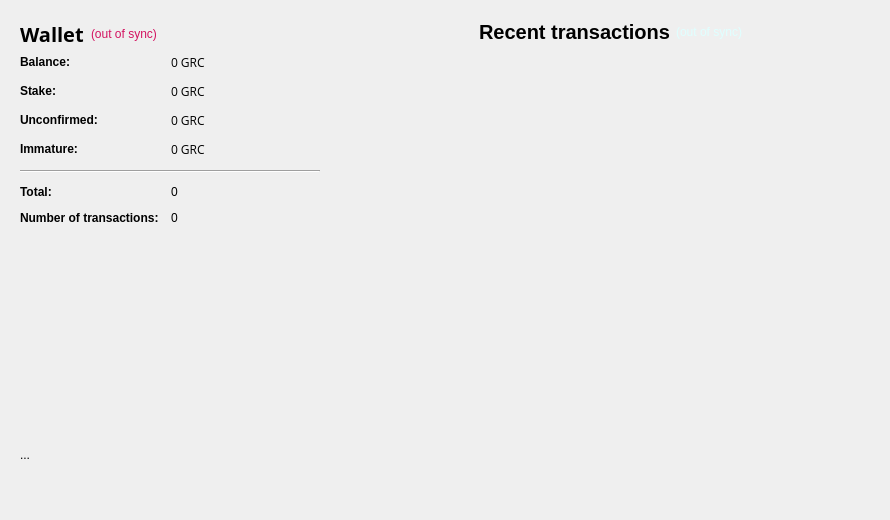
<?xml version="1.0" encoding="UTF-8"?>
<ui version="4.0">
 <class>OverviewPage</class>
 <widget class="QWidget" name="OverviewPage">
  <property name="geometry">
   <rect>
    <x>0</x>
    <y>0</y>
    <width>969</width>
    <height>520</height>
   </rect>
  </property>
  <property name="sizePolicy">
   <sizepolicy hsizetype="Minimum" vsizetype="Preferred">
    <horstretch>0</horstretch>
    <verstretch>0</verstretch>
   </sizepolicy>
  </property>
  <property name="minimumSize">
   <size>
    <width>795</width>
    <height>520</height>
   </size>
  </property>
  <property name="maximumSize">
   <size>
    <width>16777215</width>
    <height>520</height>
   </size>
  </property>
  <property name="windowTitle">
   <string>Form</string>
  </property>
  <property name="styleSheet">
   <string notr="true">color:#000000;
font-family:'Open Sans,sans-serif';</string>
  </property>
  <layout class="QGridLayout" name="gridLayout_2">
   <property name="sizeConstraint">
    <enum>QLayout::SetMaximumSize</enum>
   </property>
   <property name="leftMargin">
    <number>11</number>
   </property>
   <property name="horizontalSpacing">
    <number>0</number>
   </property>
   <item row="1" column="1">
    <layout class="QVBoxLayout" name="verticalLayout_3">
     <property name="spacing">
      <number>7</number>
     </property>
     <item>
      <widget class="QFrame" name="frame_2">
       <property name="sizePolicy">
        <sizepolicy hsizetype="Fixed" vsizetype="Preferred">
         <horstretch>0</horstretch>
         <verstretch>0</verstretch>
        </sizepolicy>
       </property>
       <property name="minimumSize">
        <size>
         <width>400</width>
         <height>0</height>
        </size>
       </property>
       <layout class="QVBoxLayout" name="verticalLayout">
        <property name="leftMargin">
         <number>0</number>
        </property>
        <item>
         <layout class="QHBoxLayout" name="horizontalLayout_2">
          <item>
           <widget class="QLabel" name="label_4">
            <property name="text">
             <string>&lt;html&gt;&lt;head/&gt;&lt;body&gt;&lt;p&gt;&lt;span style=&quot; font-size:20px; font-weight:600; color:#000000;&quot;&gt;Recent transactions&lt;/span&gt;&lt;/p&gt;&lt;/body&gt;&lt;/html&gt;</string>
            </property>
           </widget>
          </item>
          <item>
           <widget class="QLabel" name="labelTransactionsStatus">
            <property name="toolTip">
             <string>&lt;html&gt;&lt;head/&gt;&lt;body&gt;&lt;p&gt;&lt;span style=&quot; background:black;color:#ffffff;&quot;&gt;The displayed information may be out of date. Your wallet automatically synchronizes with the Gridcoin network after a connection is established, but this process has not completed yet.&lt;/span&gt;&lt;/p&gt;&lt;/body&gt;&lt;/html&gt;</string>
            </property>
            <property name="styleSheet">
             <string notr="true">QLabel { color: red; }</string>
            </property>
            <property name="text">
             <string notr="true">&lt;html&gt;&lt;head/&gt;&lt;body&gt;&lt;p&gt;&lt;span style=&quot; color:#dfffff;&quot;&gt;(out of sync)&lt;/span&gt;&lt;/p&gt;&lt;/body&gt;&lt;/html&gt;</string>
            </property>
            <property name="alignment">
             <set>Qt::AlignRight|Qt::AlignTrailing|Qt::AlignVCenter</set>
            </property>
           </widget>
          </item>
          <item>
           <spacer name="horizontalSpacer">
            <property name="orientation">
             <enum>Qt::Horizontal</enum>
            </property>
            <property name="sizeHint" stdset="0">
             <size>
              <width>40</width>
              <height>20</height>
             </size>
            </property>
           </spacer>
          </item>
         </layout>
        </item>
        <item>
         <spacer name="verticalSpacer_6">
          <property name="orientation">
           <enum>Qt::Vertical</enum>
          </property>
          <property name="sizeType">
           <enum>QSizePolicy::Maximum</enum>
          </property>
          <property name="sizeHint" stdset="0">
           <size>
            <width>20</width>
            <height>13</height>
           </size>
          </property>
         </spacer>
        </item>
        <item>
         <widget class="QListView" name="listTransactions">
          <property name="sizePolicy">
           <sizepolicy hsizetype="Expanding" vsizetype="Expanding">
            <horstretch>0</horstretch>
            <verstretch>0</verstretch>
           </sizepolicy>
          </property>
          <property name="styleSheet">
           <string notr="true">QListView { background: transparent;font-size:12px;  }</string>
          </property>
          <property name="frameShape">
           <enum>QFrame::NoFrame</enum>
          </property>
          <property name="verticalScrollBarPolicy">
           <enum>Qt::ScrollBarAlwaysOff</enum>
          </property>
          <property name="horizontalScrollBarPolicy">
           <enum>Qt::ScrollBarAlwaysOff</enum>
          </property>
          <property name="selectionMode">
           <enum>QAbstractItemView::NoSelection</enum>
          </property>
         </widget>
        </item>
        <item>
         <widget class="QLabel" name="label12">
          <property name="layoutDirection">
           <enum>Qt::RightToLeft</enum>
          </property>
          <property name="text">
           <string>&lt;html&gt;&lt;head/&gt;&lt;body&gt;&lt;p align=&quot;center&quot;&gt;&lt;a href=&quot;http://boincstats.com/en/stats/-1/team/detail/118094994/overview&quot;&gt;&lt;span style=&quot; text-decoration: underline; color:#0000ff;&quot;&gt;&lt;img src=&quot;:/images/wallet2&quot;/&gt;&lt;/span&gt;&lt;/a&gt;&lt;/p&gt;&lt;/body&gt;&lt;/html&gt;</string>
          </property>
          <property name="alignment">
           <set>Qt::AlignRight|Qt::AlignTrailing|Qt::AlignVCenter</set>
          </property>
          <property name="margin">
           <number>5</number>
          </property>
          <property name="openExternalLinks">
           <bool>true</bool>
          </property>
         </widget>
        </item>
       </layout>
      </widget>
     </item>
    </layout>
   </item>
   <item row="1" column="0">
    <layout class="QVBoxLayout" name="verticalLayout_2">
     <property name="spacing">
      <number>1</number>
     </property>
     <item>
      <widget class="QFrame" name="frame">
       <property name="sizePolicy">
        <sizepolicy hsizetype="Fixed" vsizetype="Preferred">
         <horstretch>0</horstretch>
         <verstretch>0</verstretch>
        </sizepolicy>
       </property>
       <property name="minimumSize">
        <size>
         <width>422</width>
         <height>0</height>
        </size>
       </property>
       <layout class="QVBoxLayout" name="verticalLayout_4">
        <item>
         <layout class="QHBoxLayout" name="horizontalLayout_4">
          <property name="spacing">
           <number>7</number>
          </property>
          <item>
           <widget class="QLabel" name="label_5">
            <property name="font">
             <font>
              <family>Open Sans,sans-serif</family>
             </font>
            </property>
            <property name="text">
             <string>&lt;html&gt;&lt;head/&gt;&lt;body&gt;&lt;p&gt;&lt;span style=&quot; font-size:20px; font-weight:600; color:#000000;&quot;&gt;Wallet&lt;/span&gt;&lt;/p&gt;&lt;/body&gt;&lt;/html&gt;</string>
            </property>
           </widget>
          </item>
          <item>
           <widget class="QLabel" name="labelWalletStatus">
            <property name="toolTip">
             <string>&lt;html&gt;&lt;head/&gt;&lt;body&gt;&lt;p&gt;&lt;span style=&quot; background:black;color:#ffffff;&quot;&gt;The displayed information may be out of date. Your wallet automatically synchronizes with the Gridcoin network after a connection is established, but this process has not completed yet.&lt;/span&gt;&lt;/p&gt;&lt;/body&gt;&lt;/html&gt;</string>
            </property>
            <property name="styleSheet">
             <string notr="true">QLabel { color: red; }</string>
            </property>
            <property name="text">
             <string notr="true">&lt;html&gt;&lt;head/&gt;&lt;body&gt;&lt;p&gt;&lt;span style=&quot; color:#d31360;&quot;&gt;(out of sync)&lt;/span&gt;&lt;/p&gt;&lt;/body&gt;&lt;/html&gt;</string>
            </property>
            <property name="alignment">
             <set>Qt::AlignLeading|Qt::AlignLeft|Qt::AlignVCenter</set>
            </property>
           </widget>
          </item>
          <item>
           <spacer name="horizontalSpacer_2">
            <property name="orientation">
             <enum>Qt::Horizontal</enum>
            </property>
            <property name="sizeHint" stdset="0">
             <size>
              <width>40</width>
              <height>20</height>
             </size>
            </property>
           </spacer>
          </item>
         </layout>
        </item>
        <item>
         <layout class="QFormLayout" name="formLayout_2">
          <property name="fieldGrowthPolicy">
           <enum>QFormLayout::AllNonFixedFieldsGrow</enum>
          </property>
          <property name="horizontalSpacing">
           <number>12</number>
          </property>
          <property name="verticalSpacing">
           <number>12</number>
          </property>
          <item row="0" column="0">
           <widget class="QLabel" name="label">
            <property name="text">
             <string>&lt;html&gt;&lt;head/&gt;&lt;body&gt;&lt;p&gt;&lt;span style=&quot; font-weight:600;&quot;&gt;Balance:&lt;/span&gt;&lt;/p&gt;&lt;/body&gt;&lt;/html&gt;</string>
            </property>
           </widget>
          </item>
          <item row="0" column="1">
           <widget class="QLabel" name="labelBalance">
            <property name="font">
             <font>
              <family>Open Sans,sans-serif</family>
             </font>
            </property>
            <property name="cursor">
             <cursorShape>IBeamCursor</cursorShape>
            </property>
            <property name="toolTip">
             <string>&lt;html&gt;&lt;head/&gt;&lt;body&gt;&lt;p&gt;&lt;span style=&quot;color:#ffffff;&quot;&gt;Your current balance.&lt;/span&gt;&lt;/p&gt;&lt;/body&gt;&lt;/html&gt;</string>
            </property>
            <property name="text">
             <string notr="true">0 GRC</string>
            </property>
            <property name="textInteractionFlags">
             <set>Qt::LinksAccessibleByMouse|Qt::TextSelectableByKeyboard|Qt::TextSelectableByMouse</set>
            </property>
           </widget>
          </item>
          <item row="1" column="0">
           <widget class="QLabel" name="label_6">
            <property name="text">
             <string>&lt;html&gt;&lt;head/&gt;&lt;body&gt;&lt;p&gt;&lt;span style=&quot; font-weight:600;&quot;&gt;Stake:&lt;/span&gt;&lt;/p&gt;&lt;/body&gt;&lt;/html&gt;</string>
            </property>
           </widget>
          </item>
          <item row="1" column="1">
           <widget class="QLabel" name="labelStake">
            <property name="font">
             <font>
              <family>Open Sans,sans-serif</family>
             </font>
            </property>
            <property name="cursor">
             <cursorShape>IBeamCursor</cursorShape>
            </property>
            <property name="toolTip">
             <string>&lt;html&gt;&lt;head/&gt;&lt;body&gt;&lt;p&gt;&lt;span style=&quot;color:#ffffff;&quot;&gt;Total number of coins that are staking, and do not yet count toward the current balance&lt;/span&gt;&lt;/p&gt;&lt;/body&gt;&lt;/html&gt;</string>
            </property>
            <property name="text">
             <string notr="true">0 GRC</string>
            </property>
            <property name="textInteractionFlags">
             <set>Qt::LinksAccessibleByMouse|Qt::TextSelectableByKeyboard|Qt::TextSelectableByMouse</set>
            </property>
           </widget>
          </item>
          <item row="2" column="0">
           <widget class="QLabel" name="label_3">
            <property name="text">
             <string>&lt;html&gt;&lt;head/&gt;&lt;body&gt;&lt;p&gt;&lt;span style=&quot; font-weight:600;&quot;&gt;Unconfirmed:&lt;/span&gt;&lt;/p&gt;&lt;/body&gt;&lt;/html&gt;</string>
            </property>
           </widget>
          </item>
          <item row="2" column="1">
           <widget class="QLabel" name="labelUnconfirmed">
            <property name="font">
             <font>
              <family>Open Sans,sans-serif</family>
             </font>
            </property>
            <property name="cursor">
             <cursorShape>IBeamCursor</cursorShape>
            </property>
            <property name="toolTip">
             <string>&lt;html&gt;&lt;head/&gt;&lt;body&gt;&lt;p&gt;&lt;span style=&quot;color:#ffffff;&quot;&gt;Total of transactions that have yet to be confirmed, and do not yet count toward the current balance&lt;/span&gt;&lt;/p&gt;&lt;/body&gt;&lt;/html&gt;</string>
            </property>
            <property name="text">
             <string notr="true">0 GRC</string>
            </property>
            <property name="textInteractionFlags">
             <set>Qt::LinksAccessibleByMouse|Qt::TextSelectableByKeyboard|Qt::TextSelectableByMouse</set>
            </property>
           </widget>
          </item>
          <item row="3" column="0">
           <widget class="QLabel" name="labelImmatureText">
            <property name="text">
             <string>&lt;html&gt;&lt;head/&gt;&lt;body&gt;&lt;p&gt;&lt;span style=&quot; font-weight:600;&quot;&gt;Immature:&lt;/span&gt;&lt;/p&gt;&lt;/body&gt;&lt;/html&gt;</string>
            </property>
           </widget>
          </item>
          <item row="3" column="1">
           <widget class="QLabel" name="labelImmature">
            <property name="font">
             <font>
              <family>Open Sans,sans-serif</family>
             </font>
            </property>
            <property name="toolTip">
             <string>&lt;html&gt;&lt;head/&gt;&lt;body&gt;&lt;p&gt;&lt;span style=&quot;color:#ffffff;&quot;&gt;Total mined coins that have not yet matured&lt;/span&gt;&lt;/p&gt;&lt;/body&gt;&lt;/html&gt;</string>
            </property>
            <property name="text">
             <string notr="true">0 GRC</string>
            </property>
            <property name="textInteractionFlags">
             <set>Qt::LinksAccessibleByMouse|Qt::TextSelectableByKeyboard|Qt::TextSelectableByMouse</set>
            </property>
           </widget>
          </item>
          <item row="4" column="0" colspan="2">
           <widget class="Line" name="line">
            <property name="sizePolicy">
             <sizepolicy hsizetype="MinimumExpanding" vsizetype="Fixed">
              <horstretch>140</horstretch>
              <verstretch>0</verstretch>
             </sizepolicy>
            </property>
            <property name="maximumSize">
             <size>
              <width>300</width>
              <height>16777215</height>
             </size>
            </property>
            <property name="orientation">
             <enum>Qt::Horizontal</enum>
            </property>
           </widget>
          </item>
          <item row="5" column="0">
           <widget class="QLabel" name="label_10">
            <property name="text">
             <string>&lt;html&gt;&lt;head/&gt;&lt;body&gt;&lt;p&gt;&lt;span style=&quot; font-weight:600;&quot;&gt;Total:&lt;/span&gt;&lt;/p&gt;&lt;/body&gt;&lt;/html&gt;</string>
            </property>
           </widget>
          </item>
          <item row="5" column="1">
           <widget class="QLabel" name="labelTotal">
            <property name="toolTip">
             <string>&lt;html&gt;&lt;head/&gt;&lt;body&gt;&lt;p&gt;&lt;span style=&quot;color:#ffffff;&quot;&gt;Total Balance&lt;/span&gt;&lt;/p&gt;&lt;/body&gt;&lt;/html&gt;</string>
            </property>
            <property name="text">
             <string notr="true">0</string>
            </property>
           </widget>
          </item>
          <item row="6" column="0">
           <widget class="QLabel" name="label_2">
            <property name="text">
             <string>&lt;html&gt;&lt;head/&gt;&lt;body&gt;&lt;p&gt;&lt;span style=&quot; font-weight:600;&quot;&gt;Number of transactions:&lt;/span&gt;&lt;/p&gt;&lt;/body&gt;&lt;/html&gt;</string>
            </property>
           </widget>
          </item>
          <item row="6" column="1">
           <widget class="QLabel" name="labelNumTransactions">
            <property name="toolTip">
             <string>&lt;html&gt;&lt;head/&gt;&lt;body&gt;&lt;p&gt;&lt;span style=&quot;color:#ffffff;&quot;&gt;Total number of transactions in wallet&lt;/span&gt;&lt;/p&gt;&lt;/body&gt;&lt;/html&gt;</string>
            </property>
            <property name="text">
             <string notr="true">0</string>
            </property>
           </widget>
          </item>
         </layout>
        </item>
        <item>
         <spacer name="verticalSpacer_5">
          <property name="orientation">
           <enum>Qt::Vertical</enum>
          </property>
          <property name="sizeType">
           <enum>QSizePolicy::Maximum</enum>
          </property>
          <property name="sizeHint" stdset="0">
           <size>
            <width>20</width>
            <height>20</height>
           </size>
          </property>
         </spacer>
        </item>
        <item>
         <widget class="QWidget" name="widget" native="true">
          <property name="sizePolicy">
           <sizepolicy hsizetype="Fixed" vsizetype="Fixed">
            <horstretch>0</horstretch>
            <verstretch>0</verstretch>
           </sizepolicy>
          </property>
          <property name="minimumSize">
           <size>
            <width>256</width>
            <height>256</height>
           </size>
          </property>
          <property name="maximumSize">
           <size>
            <width>256</width>
            <height>256</height>
           </size>
          </property>
          <property name="styleSheet">
           <string notr="true">image: url(:/images/wallet);</string>
          </property>
         </widget>
        </item>
        <item>
         <widget class="QLabel" name="txtDisplay">
          <property name="minimumSize">
           <size>
            <width>450</width>
            <height>90</height>
           </size>
          </property>
          <property name="text">
           <string>...</string>
          </property>
         </widget>
        </item>
       </layout>
      </widget>
     </item>
    </layout>
   </item>
  </layout>
 </widget>
 <resources/>
 <connections/>
</ui>
